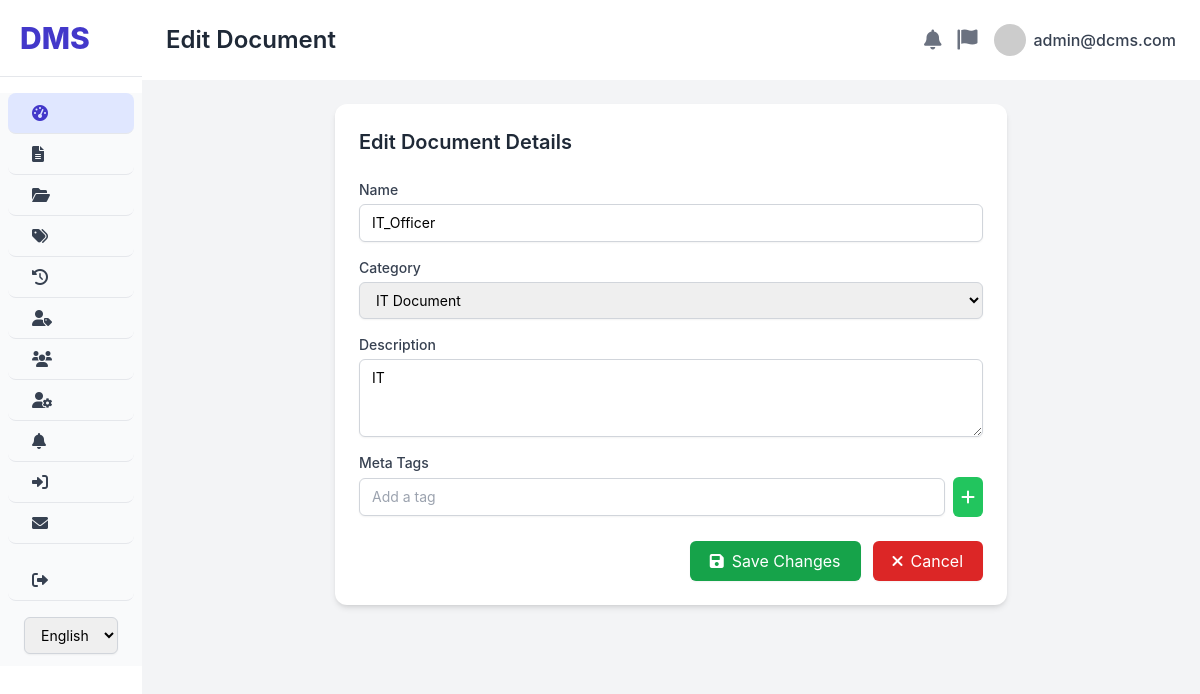
Page /edit_document.php?id=2 (signed in) on the committed database.
### tables this page shows
CREATE TABLE `documents` (
  `id` int(11) NOT NULL,
  `name` varchar(255) NOT NULL,
  `description` text DEFAULT NULL,
  `category_id` int(11) DEFAULT NULL,
  `file_path` varchar(255) NOT NULL,
  `meta_tags` text DEFAULT NULL,
  `created_by_user_id` int(11) DEFAULT NULL,
  `created_at` timestamp NOT NULL DEFAULT current_timestamp(),
  `updated_at` timestamp NOT NULL DEFAULT current_timestamp() ON UPDATE current_timestamp(),
  `expired_date` date DEFAULT NULL
);

CREATE TABLE `categories` (
  `id` int(11) NOT NULL,
  `name` varchar(255) NOT NULL,
  `created_at` timestamp NOT NULL DEFAULT current_timestamp(),
  `parent_id` int(11) DEFAULT NULL
);

### edit_document.php (the view, shortened to what this page needs)
<!DOCTYPE html>
<html lang="en">
<head>
    <script src="https://cdn.tailwindcss.com"></script>
    <link rel="stylesheet" href="https://cdnjs.cloudflare.com/ajax/libs/font-awesome/6.0.0-beta3/css/all.min.css">
</head>
<body class="flex h-screen overflow-hidden">
    <?php
    $user_email = $_SESSION['user_email'];
    $servername = "localhost";
    $username = "root";
    $password = "";
    $dbname = "dms_db";
    $conn = new mysqli($servername, $username, $password, $dbname);
    $document_id = $_GET['id'] ?? null;
    $document = null;
    $categories = [];
    $message = '';
    $category_result = $conn->query("SELECT id, name FROM categories ORDER BY name ASC");
    if ($category_result && $category_result->num_rows > 0) {
        while ($row = $category_result->fetch_assoc()) {
            $categories[] = $row;
        }
    }
    if ($document_id) {
        $stmt = $conn->prepare("SELECT d.*, c.name as category_name FROM documents d JOIN categories c ON d.category_id = c.id WHERE d.id = ?");
        $stmt->bind_param("i", $document_id);
        $stmt->execute();
        $result = $stmt->get_result();
        if ($result->num_rows > 0) {
            $document = $result->fetch_assoc();
        } else {
            $message = "Document not found.";
            $message_type = 'error';
            $document_id = null;
        }
    } else {
        $message = "No document ID provided for editing.";
        $message_type = 'error';
    }
    ?>
    <div class="w-70 bg-white shadow-lg flex-shrink-0 overflow-y-auto">
        <div class="p-5 border-b border-gray-200">
            <h1 class="text-3xl font-extrabold text-indigo-700">DMS</h1>
        </div>
        <nav class="mt-4 bg-gray-50">
            <a href="dashboard.php" class="flex items-center py-3 px-6 text-gray-700 hover:bg-indigo-50 hover:text-indigo-500 rounded-lg mx-2 transition duration-150 ease-in-out bg-indigo-100 text-indigo-700 border-b">
                <i class="fas fa-tachometer-alt mr-2"></i> <?php echo $lang['dashboard']; ?>
            </a>
            <a href="assigned_documents.php" class="flex items-center py-3 px-6 text-gray-700 hover:bg-indigo-50 hover:text-indigo-700 rounded-lg mx-2 transition duration-150 ease-in-out border-b">
                <i class="fas fa-file-alt mr-2"></i> <?php echo $lang['assigned_documents']; ?>
            </a>
            <a href="all_documents.php" class="flex items-center py-3 px-6 text-gray-700 hover:bg-indigo-50 hover:text-indigo-700 rounded-lg mx-2 transition duration-150 ease-in-out border-b">
                <i class="fas fa-folder-open mr-2"></i> <?php echo $lang['all_documents']; ?>
            </a>
            <a href="document_categories.php" class="flex items-center py-3 px-6 text-gray-700 hover:bg-indigo-50 hover:text-indigo-700 rounded-lg mx-2 transition duration-150 ease-in-out border-b">
                <i class="fas fa-tags mr-2"></i> <?php echo $lang['document_categories']; ?>
            </a>
            <a href="documents_audit_trail.php" class="flex items-center py-3 px-6 text-gray-700 hover:bg-indigo-50 hover:text-indigo-700 rounded-lg mx-2 transition duration-150 ease-in-out border-b">
                <i class="fas fa-history mr-2"></i> <?php echo $lang['documents_audit_trail']; ?>
            </a>
            <a href="roles.php" class="flex items-center py-3 px-6 text-gray-700 hover:bg-indigo-50 hover:text-indigo-700 rounded-lg mx-2 transition duration-150 ease-in-out border-b">
                <i class="fas fa-user-tag mr-2"></i> <?php echo $lang['roles']; ?>
            </a>
            <a href="users.php" class="flex items-center py-3 px-6 text-gray-700 hover:bg-indigo-50 hover:text-indigo-700 rounded-lg mx-2 transition duration-150 ease-in-out border-b">
                <i class="fas fa-users mr-2"></i> <?php echo $lang['users']; ?>
            </a>
            <a href="role_user.php" class="flex items-center py-3 px-6 text-gray-700 hover:bg-indigo-50 hover:text-indigo-700 rounded-lg mx-2 transition duration-150 ease-in-out border-b">
                <i class="fas fa-user-cog mr-2"></i> <?php echo $lang['role_user']; ?>
            </a>
            <a href="reminder.php" class="flex items-center py-3 px-6 text-gray-700 hover:bg-indigo-50 hover:text-indigo-700 rounded-lg mx-2 transition duration-150 ease-in-out border-b">
                <i class="fas fa-bell mr-2"></i> <?php echo $lang['reminder']; ?>
            </a>
            <a href="#" class="flex items-center py-3 px-6 text-gray-700 hover:bg-indigo-50 hover:text-indigo-700 rounded-lg mx-2 transition duration-150 ease-in-out border-b">
                <i class="fas fa-sign-in-alt mr-2"></i> <?php echo $lang['login_audits']; ?>
            </a>
            <a href="#" class="flex items-center py-3 px-6 text-gray-700 hover:bg-indigo-50 hover:text-indigo-700 rounded-lg mx-2 transition duration-150 ease-in-out border-b">
                <i class="fas fa-envelope mr-2"></i> <?php echo $lang['smtp_setting']; ?>
            </a>
            <a href="/dcms/logout.php" class="flex items-center py-3 px-6 text-gray-700 hover:bg-red-50 hover:text-red-700 rounded-lg mx-2 transition duration-150 ease-in-out mt-4 border-b" id="logout-link">
                <i class="fas fa-sign-out-alt mr-2"></i> <?php echo $lang['logout']; ?>
            </a>
            <div class="px-6 py-3">
                <form method="post" id="lang-form">
                    <select name="lang" id="lang-select" class="mt-1 block w-full px-3 py-2 border border-gray-300 rounded-md shadow-sm focus:ring-indigo-500 focus:border-indigo-500 sm:text-sm" onchange="document.getElementById('lang-form').submit()">
                        <option value="en" <?php echo ($_SESSION['lang'] === 'en') ? 'selected' : ''; ?>>English</option>
                    </select>
                </form>
            </div>
        </nav>
    </div>
    <div class="flex-1 flex flex-col overflow-hidden">
        <header class="flex items-center justify-between p-6 bg-white shadow-md">
            <div class="flex items-center">
                <h1 class="text-2xl font-semibold text-gray-800">Edit Document</h1>
            </div>
            <div class="flex items-center space-x-4">
                <button class="text-gray-500 hover:text-gray-700 focus:outline-none focus:text-gray-700">
                    <i class="fas fa-bell text-xl"></i>
                </button>
                <button class="text-gray-500 hover:text-gray-700 focus:outline-none focus:text-gray-700">
                    <i class="fas fa-flag text-xl"></i>
                </button>
                <div class="relative">
                    <button class="flex items-center space-x-2 text-gray-700 hover:text-gray-900 focus:outline-none focus:text-gray-900">
                        <img class="h-8 w-8 rounded-full object-cover" src="https://placehold.co/150x150/cccccc/ffffff?text=User" alt="User Avatar">
                        <span class="hidden md:inline-block font-medium"><?php echo htmlspecialchars($user_email); ?></span>
                    </button>
                </div>
            </div>
        </header>
        <main class="flex-1 overflow-x-hidden overflow-y-auto bg-gray-100 p-6">
            <div class="bg-white rounded-xl shadow-md p-6 max-w-2xl mx-auto">
                <h2 class="text-xl font-semibold text-gray-800 mb-6">Edit Document Details</h2>
                <?php if ($document): ?>
                <form action="edit_document.php?id=<?php echo htmlspecialchars($document_id); ?>" method="POST" class="space-y-4">
                    <div>
                        <label for="name" class="block text-sm font-medium text-gray-700">Name</label>
                        <input type="text" id="name" name="name" required
                               value="<?php echo htmlspecialchars($document['name']); ?>"
                               class="mt-1 block w-full px-3 py-2 border border-gray-300 rounded-md shadow-sm focus:ring-indigo-500 focus:border-indigo-500 sm:text-sm">
                    </div>
                    <div>
                        <label for="category" class="block text-sm font-medium text-gray-700">Category</label>
                        <select id="category" name="category" required
                                class="mt-1 block w-full px-3 py-2 border border-gray-300 rounded-md shadow-sm focus:ring-indigo-500 focus:border-indigo-500 sm:text-sm">
                            <?php foreach ($categories as $cat): ?>
                                <option value="<?php echo htmlspecialchars($cat['id']); ?>"
                                    <?php echo ($cat['id'] == $document['category_id']) ? 'selected' : ''; ?>>
                                    <?php echo htmlspecialchars($cat['name']); ?>
                                </option>
                            <?php endforeach; ?>
                        </select>
                    </div>
                    <div>
                        <label for="description" class="block text-sm font-medium text-gray-700">Description</label>
                        <textarea id="description" name="description" rows="3"
                                  class="mt-1 block w-full px-3 py-2 border border-gray-300 rounded-md shadow-sm focus:ring-indigo-500 focus:border-indigo-500 sm:text-sm"><?php echo htmlspecialchars($document['description']); ?></textarea>
                    </div>
                    <div>
                        <label for="meta_tags" class="block text-sm font-medium text-gray-700">Meta Tags</label>
                        <div class="mt-1 flex items-center space-x-2">
                            <input type="text" id="meta_tags_input" placeholder="Add a tag"
                                   class="flex-1 px-3 py-2 border border-gray-300 rounded-md shadow-sm focus:ring-indigo-500 focus:border-indigo-500 sm:text-sm">
                            <button type="button" id="add-tag-btn"
                                    class="p-2 bg-green-500 text-white rounded-md hover:bg-green-600 transition duration-150 ease-in-out">
                                <i class="fas fa-plus"></i>
                            </button>
                        </div>
                    </div>
                    <div class="flex justify-end space-x-3 mt-6">
                        <button type="submit"
                                class="px-5 py-2 bg-green-600 text-white rounded-md shadow-sm hover:bg-green-700 transition duration-150 ease-in-out flex items-center">
                            <i class="fas fa-save mr-2"></i> Save Changes
                        </button>
                        <button type="button" onclick="window.history.back();"
                                class="px-5 py-2 bg-red-600 text-white rounded-md shadow-sm hover:bg-red-700 transition duration-150 ease-in-out flex items-center">
                            <i class="fas fa-times mr-2"></i> Cancel
                        </button>
                    </div>
                </form>
                <?php else: ?>
                    <p class="text-center text-red-600">Could not load document for editing. <?php echo htmlspecialchars($message); ?></p>
                <?php endif; ?>
            </div>
        </main>
    </div>
</body>
</html>

### edit_document.php (style rules this page uses)
body { font-family: 'Inter', sans-serif; background-color: #f0f2f5; }

### rows in the picture
documents: name "IT_Officer", category "IT Document", description "IT"

### other values in the picture
$user_email "admin@dcms.com"
